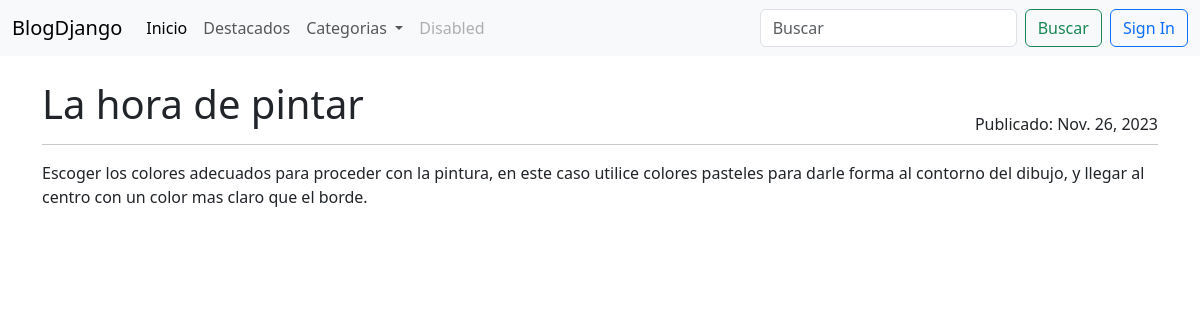
The app's page /post/pintura with its own data.
### blogs/models.py (models this page shows, shortened)
class Post(models.Model):
    title = models.CharField(max_length=255)
    slug = models.SlugField(unique=True)
    overview = models.TextField()
    date_created = models.DateTimeField(auto_now_add=True)
    content = models.TextField()
    author = models.ForeignKey(settings.AUTH_USER_MODEL, on_delete=models.PROTECT)
    categories = models.ManyToManyField('Categorias')
    featured = models.BooleanField(default=False)
    pub_date =models.DateTimeField(default=timezone.now)
    class Meta:
        ordering = ["-date_created"]

### blogs/views.py (the view)
class PostDetailView(generic.DetailView):
   model = Post
   queryset = Post.objects.filter(featured= True).filter(
         pub_date__lte= timezone.now()
   )
   def get_context_data(self, **kwargs):
      context = super().get_context_data(**kwargs)
      context['categorias'] = Categorias.objects.all()
      return context

### blogs/templates/blogs/post_detail.html
{% extends 'base.html' %}
{% block content %}
<div class="container-xxl bd-gutter mt-3 my-md-4 bd-layout">
    <main class="container">
        <div class="row g-5">
          <div class "col-md-12">
            <div class"row">
                <div class="d-flex justify-content-between">
                    <h1>{{ post.title }}</h1>
                    <div class="align-self-end">Publicado: {{ post.pub_date.date }}</div>
                </div>
            </div>
            <hr class="d-none d-md-block my-2 mb-3 mt-2">
            <p>{{ post.content }}</p>
        </div>
    </main>
</div>
{%endblock content%}

### records on screen
Post: title "La hora de pintar", pub_date "Nov. 26, 2023", content "Escoger los colores adecuados para proceder con la pintura, en este caso utilice colores pasteles para darle forma al contorno del dibujo, y llegar al centro con un color mas claro que el borde."
